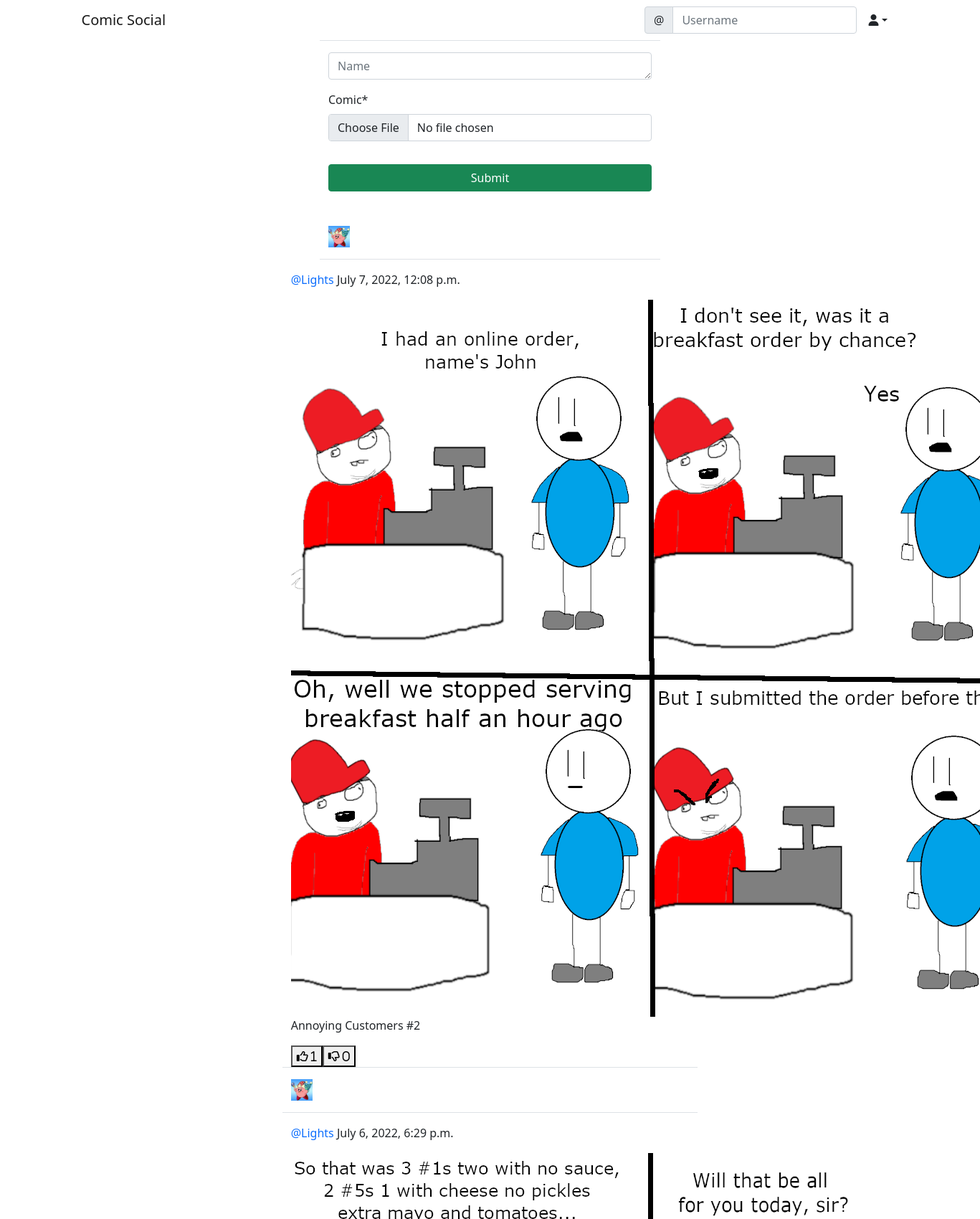
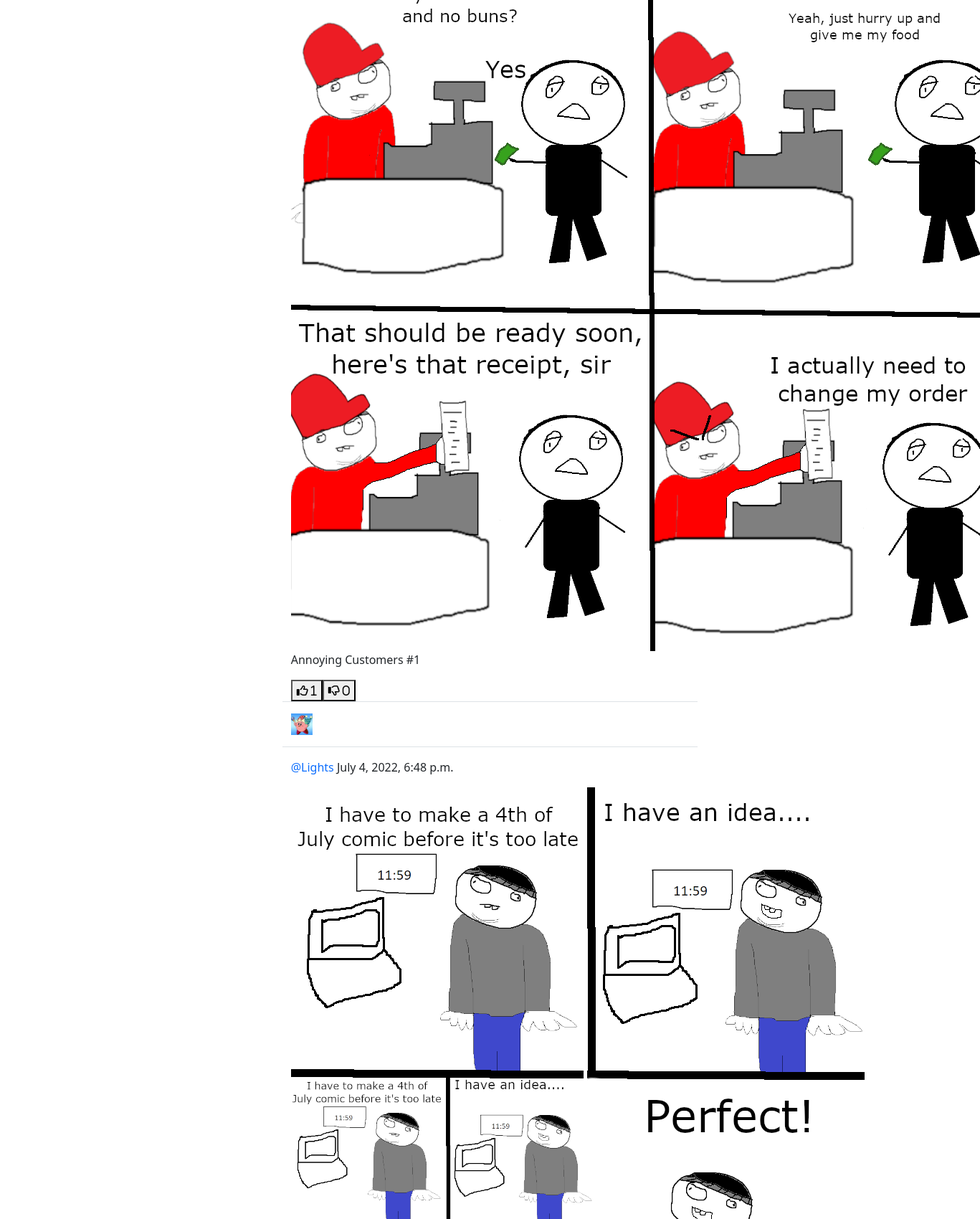
/social/ (signed in, upper part), run on the app's committed database (2 pictures, top to bottom).
### social/models.py (models this page shows)
class Post(models.Model):
	comic = models.ImageField(upload_to = 'uploads/comics/', blank = True, null = True)
	body = models.TextField()
	created_on = models.DateTimeField(default=timezone.now)
	author = models.ForeignKey(User, on_delete=models.CASCADE)
	likes = models.ManyToManyField(User, blank = True, related_name = 'likes')
	dislikes = models.ManyToManyField(User, blank = True, related_name = 'dislikes')

class UserProfile(models.Model):
	user = models.OneToOneField(User, primary_key=True, verbose_name = 'user', related_name = 'profile', on_delete = models.CASCADE)
	name = models.CharField(max_length = 30, blank = True, null = True)
	bio = models.TextField(max_length = 500, blank = True)
	picture = models.ImageField(upload_to =
'uploads/profile_pictures/', default = 'uploads/profile_pictures/default.png', blank = True)
	followers = models.ManyToManyField(User, blank = True, related_name = 'followers')

### social/views.py (the view, shortened to what this page needs)
# urls.py: path('', PostListView.as_view(), name='post-list'),
class PostListView(View):
	def get(self, request, *args, **kwargs):
		logged_in_user = request.user
		posts = Post.objects.all().order_by('-created_on')
		form = PostForm()
		context = {
			'post_list': posts,
			'form': form,
		}
		return render(request, 'post_list.html', context)

### social/forms.py
class PostForm(forms.ModelForm):
    body = forms.CharField(
        label = '',
        widget = forms.Textarea(
            attrs = {'rows': '1', 'placeholder': 'Name'}))
    comic = forms.ImageField(required = True)
    class Meta:
        model = Post
        fields = ['body', 'comic']

### social/templates/post_list.html (shortened to what this page needs)
{% extends 'landing/base.html' %}
{% load crispy_forms_tags %}
{% block content %}
{% if user.is_authenticated %}
    <div class="container">
        <div class="row justify-content-center mt3">
            <div class="col-md-5 col-sm-12 border-bottom">
                </div>
            </div>
        <div class="row justify-content-center mt-3 mb-5">
            <div class="col-md-5 col-sm-12">
                <form method="POST" enctype="multipart/form-data">
                    {{ form | crispy }}
                    <div class="d-grid gap-2">
                        <button class="btn btn-success mt-3">Submit</button>
                    </div>
                    </form>
                {% endif %}
            </div>
        </div>
        {% for post in post_list %}
        <div class="row justify-content-center mt-3">
            <div class="col-md-5 col-sm-12 border-bottom <position-relative>">
                <div>
                    <a href="{% url 'profile' post.author.profile.pk %}">
                        <img class="round-circle post-img" height="30" width="30" src="{{ post.author.profile.picture.url }}"/>
                        </a>
                        </div>
                </div>
        </div>
    </div>
        <div class="row justify-content-center mt-3">
            <div class="col-md-5 col-sm-12 border-bottom
position-relative">
                <p><a style="text-decoration: none;" class="text-primary"
href="{% url 'profile' post.author.profile.pk %}">@{{ post.author }}</a>
{{ post.created_on }}</p>
                <div class="position-relative">
		<p{{post.comic}}></p>
		<img src = "{{ post.comic.url }}" class = "post-comic"/>
                    <p>{{ post.body }}</p>
                </div>
                <div class="position-relative">
        <div class = "d-flex flex-row"><form method = "POST" action = "{% url 'like' post.pk %}">
                            <button class="remove-default-btn" type="submit"><i class = "far fa-thumbs-up"> <span>{{ post.likes.all.count }}</span></i></button>
                    </form>
                    <form method="POST" action="{% url 'dislike' post.pk %}">
                        <button class="remove-default-btn" type="submit"><i class="far fa-thumbs-down"> <span>{{ post.dislikes.all.count }}</span></i></button>
                    </form>
                </div>
            </div>
            </div>
        </div>
        {% endfor %}
{% endblock content %}

### data on the page
Post: author.profile.picture (picture), author "Lights", created_on "July 7, 2022, 12:08 p.m.", comic (picture), body "Annoying Customers #2", likes.all.count "1", dislikes.all.count "0"
Post: author.profile.picture (picture), author "Lights", created_on "July 6, 2022, 6:29 p.m.", comic (picture), body "Annoying Customers #1", likes.all.count "1", dislikes.all.count "0"
Post: author.profile.picture (picture), author "Lights", created_on "July 4, 2022, 6:48 p.m.", comic (picture)
